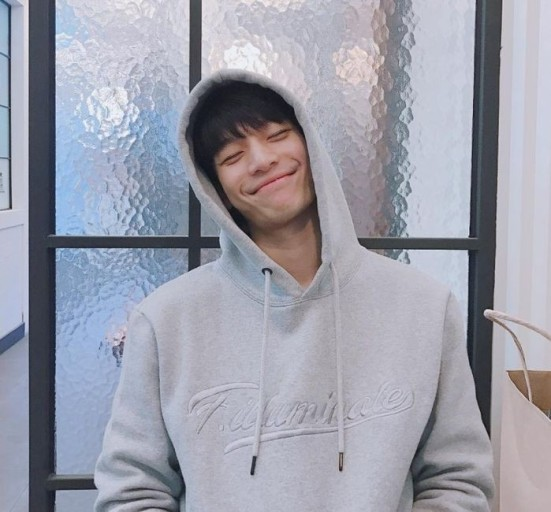
#> input picture 06_multimedia/wiwiwi.jpg, 551 x 512 px
$ python opencv_eye_detection.py
#> lines starting #> are read from the running program, lines starting #| are printed output that depends on the picture; after the words box and inside, x2 and y2 are one past the last pixel; in counts of white or black regions, pixels touching at a corner belong together
import cv2

face_cascade = cv2.CascadeClassifier('./xml/face.xml')
eye_cascade = cv2.CascadeClassifier('./xml/eye.xml')


img = cv2.imread('wiwiwi.jpg')
#> img is the input picture: shape (512, 551, 3); mean B, G, R 169.9, 157.6, 156
gray = cv2.cvtColor(img, cv2.COLOR_BGR2GRAY)
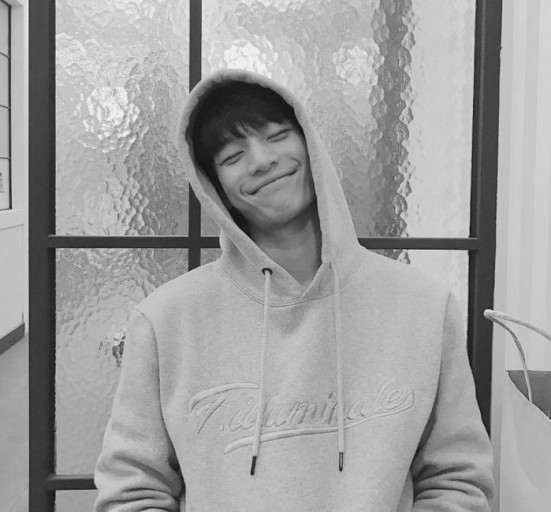
#> gray: shape (512, 551); min 14, max 247, mean 158.6

#이미지에서 얼굴 식별하기
faces = face_cascade.detectMultiScale(gray)
#> faces = ()
eyes = eye_cascade.detectMultiScale(gray)
#> eyes = [[263, 126, 22, 22]]

for(x, y, w, h) in faces:
    cv2.rectangle(img, (x,y), (x+w, y+h), (255,0,0), 2)

    roi_color = img[y:y+h, x:x+w]
    roi_gray = gray[y:y+h, x:x+w]

    eyes = eye_cascade.detectMultiScale(roi_gray)
    for (ex, ey, ew, eh) in eyes:
        cv2.regctangle(roi_color, (ex, ey), (ex+ew, ey+eh), (0, 255, 0), 2)
#> this loop made 0 passes

cv2.imshow('img', img)

cv2.waitKey(0)
cv2.destroyAllWindows()

$ run again, with 06_multimedia/dag.jpg copied over 06_multimedia/wiwiwi.jpg
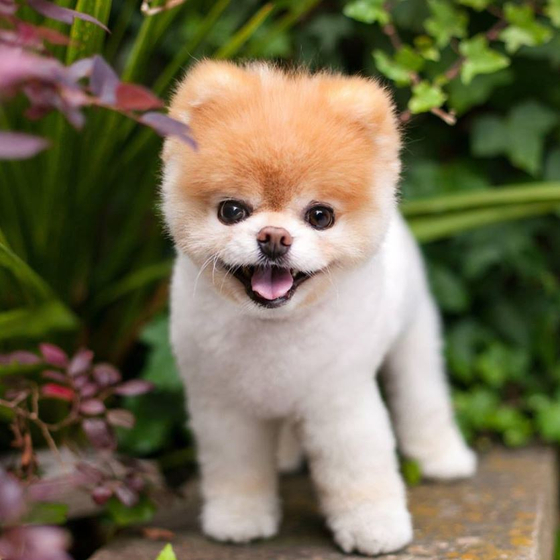
#> input picture 06_multimedia/dag.jpg, 560 x 560 px
#> img is the input picture: shape (560, 560, 3); mean B, G, R 81.3, 108.9, 115.3
#> `gray = cv2.cvtColor(img, cv2.COLOR_BGR2GRAY)`:
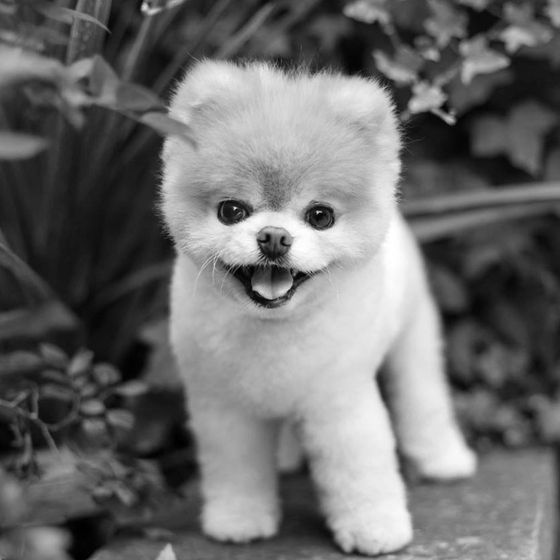
#> gray: shape (560, 560); min 0, max 255, mean 107.7
#> faces = [[428, 346, 117, 117]]
#> eyes = [[468, 336, 23, 23], [36, 77, 23, 23], [6, 453, 34, 34], [202, 187, 49, 49], [26, 416, 43, 43], [296, 190, 49, 49], [468, 321, 44, 44], [258, 409, 42, 42], [209, 244, 73, 73], [471, 393, 72, 72]]
#> the loop `for(x, y, w, h) in faces:` made 1 pass
#> after the loop `for(x, y, w, h) in faces:`:
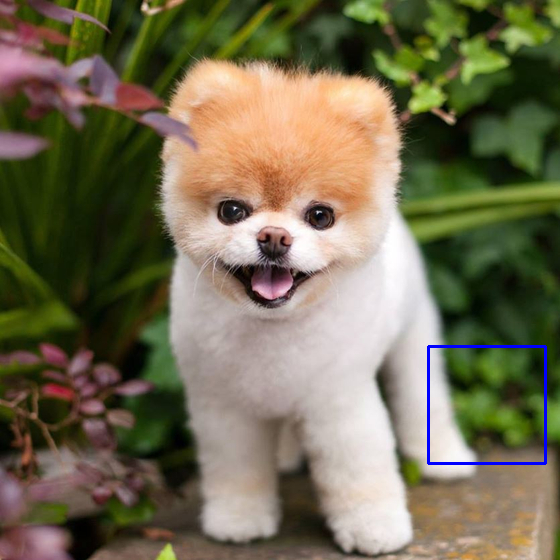
#> img: shape (560, 560, 3); 0.45% of pixels changed, all inside (x1, y1, x2, y2) = (427, 345, 547, 465)
